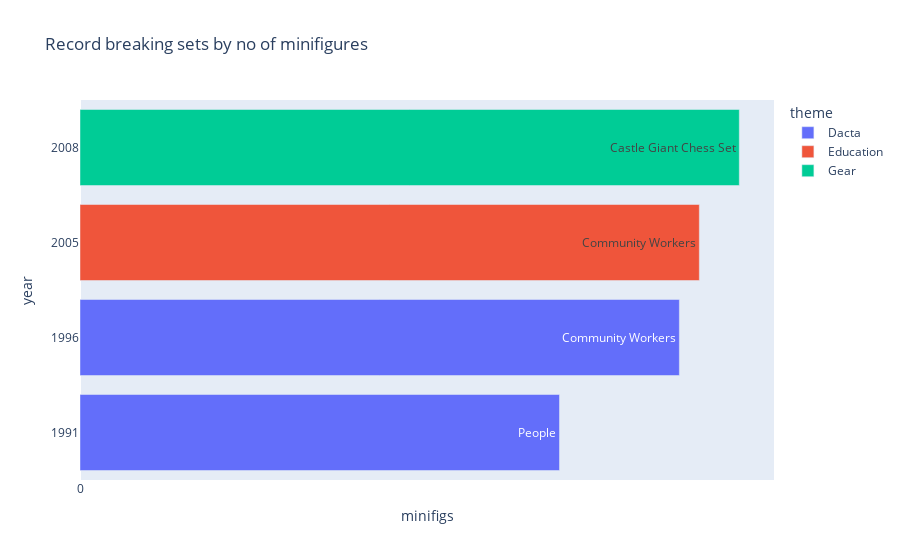

The cell this chart's notebook holds for it:
### Code cell
fig = make_h_bar_chart(df_minifig_winners, "minifigs", df_minifig_winners.index,
                 "theme", "set_name", 
                 "Record breaking sets by no of minifigures")

fig.show()

### Figure 1 — Plotly figure (JSON) as saved in the notebook; plotly's stock layout.template omitted (floating-point values rounded to 4 significant figures)
{"data": [{"alignmentgroup": "True", "hovertemplate": "theme=Dacta<br>minifigs=%{x}<br>year=%{y}<br>set_name=%{text}<extra></extra>", "legendgroup": "Dacta", "marker": {"color": "#636efa", "pattern": {"shape": ""}}, "name": "Dacta", "offsetgroup": "Dacta", "orientation": "h", "showlegend": true, "text": ["People", "Community Workers"], "textangle": 0, "textfont": {"size": 12}, "textposition": "inside", "type": "bar", "x": [24, 30], "xaxis": "x", "y": [0, 1], "yaxis": "y"}, {"alignmentgroup": "True", "hovertemplate": "theme=Education<br>minifigs=%{x}<br>year=%{y}<br>set_name=%{text}<extra></extra>", "legendgroup": "Education", "marker": {"color": "#EF553B", "pattern": {"shape": ""}}, "name": "Education", "offsetgroup": "Education", "orientation": "h", "showlegend": true, "text": ["Community Workers"], "textangle": 0, "textfont": {"size": 12}, "textposition": "inside", "type": "bar", "x": [31], "xaxis": "x", "y": [2], "yaxis": "y"}, {"alignmentgroup": "True", "hovertemplate": "theme=Gear<br>minifigs=%{x}<br>year=%{y}<br>set_name=%{text}<extra></extra>", "legendgroup": "Gear", "marker": {"color": "#00cc96", "pattern": {"shape": ""}}, "name": "Gear", "offsetgroup": "Gear", "orientation": "h", "showlegend": true, "text": ["Castle Giant Chess Set"], "textangle": 0, "textfont": {"size": 12}, "textposition": "inside", "type": "bar", "x": [33], "xaxis": "x", "y": [3], "yaxis": "y"}], "layout": {"barmode": "relative", "legend": {"title": {"text": "theme"}, "tracegroupgap": 0}, "title": {"text": "Record breaking sets by no of minifigures"}, "xaxis": {"anchor": "y", "domain": [0, 1], "dtick": 1000, "tick0": 0, "tickmode": "linear", "title": {"text": "minifigs"}}, "yaxis": {"anchor": "x", "domain": [0, 1], "tickmode": "array", "ticktext": [1991, 1996, 2005, 2008], "tickvals": [0, 1, 2, 3], "title": {"text": "year"}}}}
